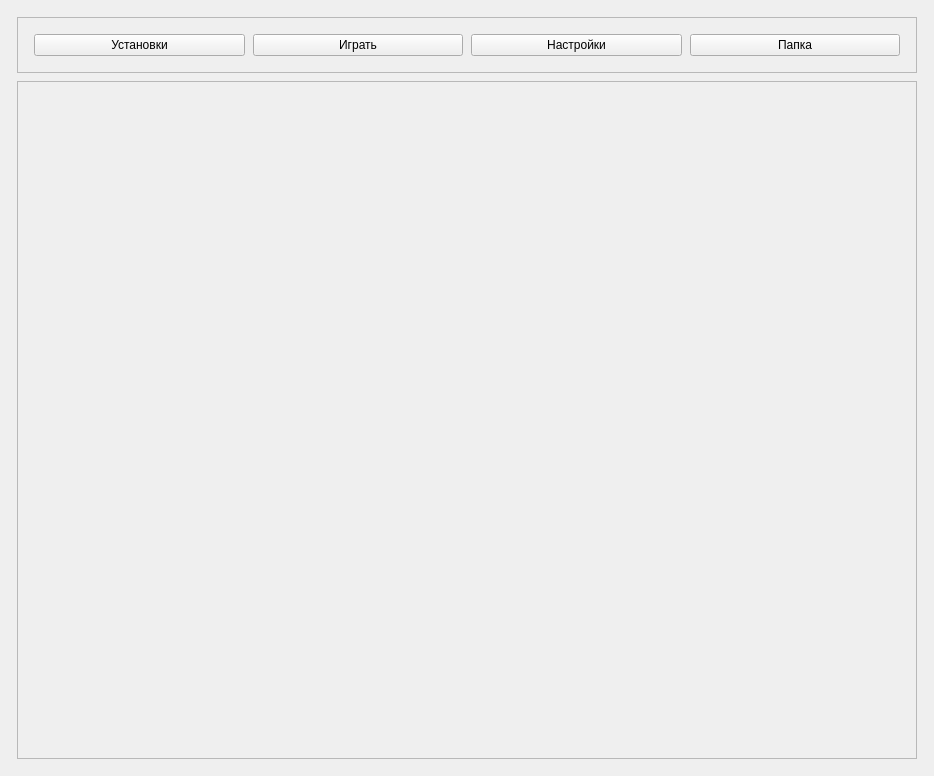
<?xml version="1.0" encoding="UTF-8"?>
<ui version="4.0">
 <class>MainWindow</class>
 <widget class="QMainWindow" name="MainWindow">
  <property name="geometry">
   <rect>
    <x>0</x>
    <y>0</y>
    <width>934</width>
    <height>776</height>
   </rect>
  </property>
  <property name="windowTitle">
   <string>Minecraft GamersWorld</string>
  </property>
  <widget class="QWidget" name="centralwidget">
   <layout class="QVBoxLayout" name="verticalLayout_2">
    <item>
     <layout class="QVBoxLayout" name="verticalLayout" stretch="0,0">
      <property name="spacing">
       <number>8</number>
      </property>
      <property name="leftMargin">
       <number>8</number>
      </property>
      <property name="topMargin">
       <number>8</number>
      </property>
      <property name="rightMargin">
       <number>8</number>
      </property>
      <property name="bottomMargin">
       <number>8</number>
      </property>
      <item>
       <widget class="QFrame" name="header">
        <property name="styleSheet">
         <string notr="true"/>
        </property>
        <property name="frameShape">
         <enum>QFrame::Shape::StyledPanel</enum>
        </property>
        <property name="frameShadow">
         <enum>QFrame::Shadow::Raised</enum>
        </property>
        <layout class="QHBoxLayout" name="horizontalLayout_2">
         <property name="spacing">
          <number>8</number>
         </property>
         <property name="leftMargin">
          <number>8</number>
         </property>
         <property name="topMargin">
          <number>8</number>
         </property>
         <property name="rightMargin">
          <number>8</number>
         </property>
         <property name="bottomMargin">
          <number>8</number>
         </property>
         <item>
          <layout class="QHBoxLayout" name="horizontalLayout">
           <property name="spacing">
            <number>8</number>
           </property>
           <property name="leftMargin">
            <number>8</number>
           </property>
           <property name="topMargin">
            <number>8</number>
           </property>
           <property name="rightMargin">
            <number>8</number>
           </property>
           <property name="bottomMargin">
            <number>8</number>
           </property>
           <item>
            <widget class="QPushButton" name="btn_installs">
             <property name="cursor">
              <cursorShape>PointingHandCursor</cursorShape>
             </property>
             <property name="text">
              <string>Установки</string>
             </property>
            </widget>
           </item>
           <item>
            <widget class="QPushButton" name="btn_play">
             <property name="cursor">
              <cursorShape>PointingHandCursor</cursorShape>
             </property>
             <property name="text">
              <string>Играть</string>
             </property>
            </widget>
           </item>
           <item>
            <widget class="QPushButton" name="btn_settings">
             <property name="cursor">
              <cursorShape>PointingHandCursor</cursorShape>
             </property>
             <property name="text">
              <string>Настройки</string>
             </property>
            </widget>
           </item>
           <item>
            <widget class="QPushButton" name="btn_open_folder">
             <property name="cursor">
              <cursorShape>PointingHandCursor</cursorShape>
             </property>
             <property name="text">
              <string>Папка</string>
             </property>
            </widget>
           </item>
          </layout>
         </item>
        </layout>
       </widget>
      </item>
      <item>
       <widget class="QScrollArea" name="scrollArea">
        <property name="autoFillBackground">
         <bool>false</bool>
        </property>
        <property name="frameShadow">
         <enum>QFrame::Shadow::Raised</enum>
        </property>
        <property name="widgetResizable">
         <bool>true</bool>
        </property>
        <property name="alignment">
         <set>Qt::AlignmentFlag::AlignCenter</set>
        </property>
        <widget class="QWidget" name="scrollAreaWidgetContents">
         <property name="geometry">
          <rect>
           <x>0</x>
           <y>0</y>
           <width>898</width>
           <height>674</height>
          </rect>
         </property>
         <layout class="QVBoxLayout" name="verticalLayout_3">
          <property name="spacing">
           <number>0</number>
          </property>
          <property name="leftMargin">
           <number>0</number>
          </property>
          <property name="topMargin">
           <number>0</number>
          </property>
          <property name="rightMargin">
           <number>0</number>
          </property>
          <property name="bottomMargin">
           <number>0</number>
          </property>
          <item>
           <layout class="QVBoxLayout" name="layout_content">
            <property name="spacing">
             <number>0</number>
            </property>
            <property name="leftMargin">
             <number>0</number>
            </property>
            <property name="topMargin">
             <number>0</number>
            </property>
            <property name="rightMargin">
             <number>0</number>
            </property>
            <property name="bottomMargin">
             <number>0</number>
            </property>
           </layout>
          </item>
         </layout>
        </widget>
       </widget>
      </item>
     </layout>
    </item>
   </layout>
  </widget>
 </widget>
 <resources>
  <include location="../../../resources.qrc"/>
 </resources>
 <connections/>
</ui>
